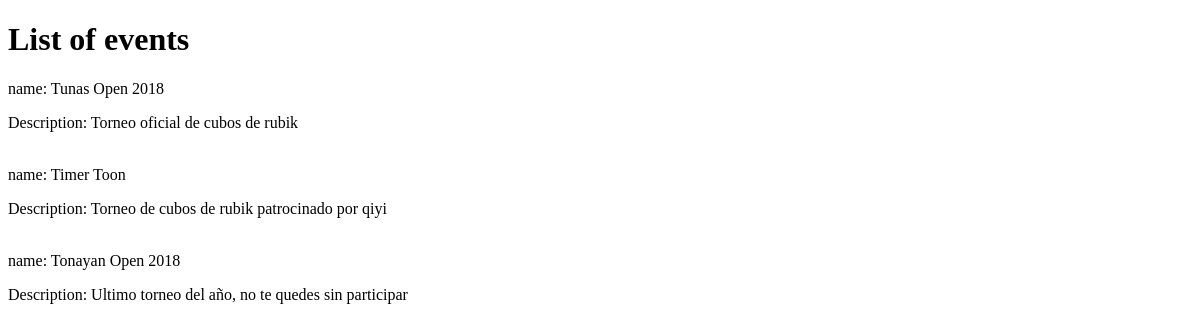
The app's page /events/, older data.
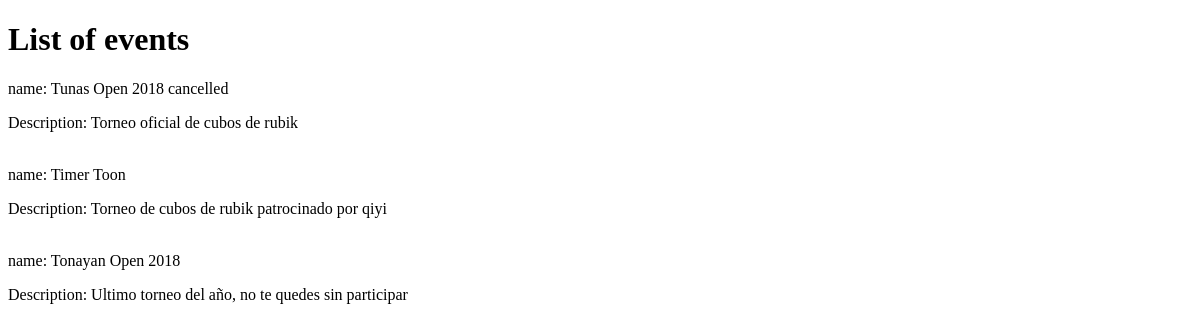
The same page, newer data.
### events/models.py (models this page shows, shortened)
class Event(models.Model):
	name = models.CharField(max_length=60)
	img_event = models.ImageField(upload_to='img_events', blank=True)
	description = models.TextField()
	start = models.DateTimeField()
	finish = models.DateTimeField()
	address = models.TextField()
	place = models.CharField(max_length=150)
	categories = models.TextField()
	official = models.BooleanField(default=0)
	sponsor = models.ForeignKey(Sponsor)

### events/views.py (the view)
def home_events(request):
    queryset = Event.objects.all()
    context = {
        'events': queryset,
    }
    return render(request, 'index.html', context)

### events/templates/index.html (shortened to what this page needs)
<!DOCTYPE html>
<html lang="en">
<head>
</head>
<body>
	<h1>List of events</h1>
	{% for event in events %}
		<span>name: {{ event.name }}</span>
		<p>Description: {{ event.description }}</p>
		<br>
	{% endfor %}
</body>
</html>

Row changes from the older to the newer data that the page shows:
changed Event "Torneo oficial de cubos de rubik": name "Tunas Open 2018" → "Tunas Open 2018 cancelled"
